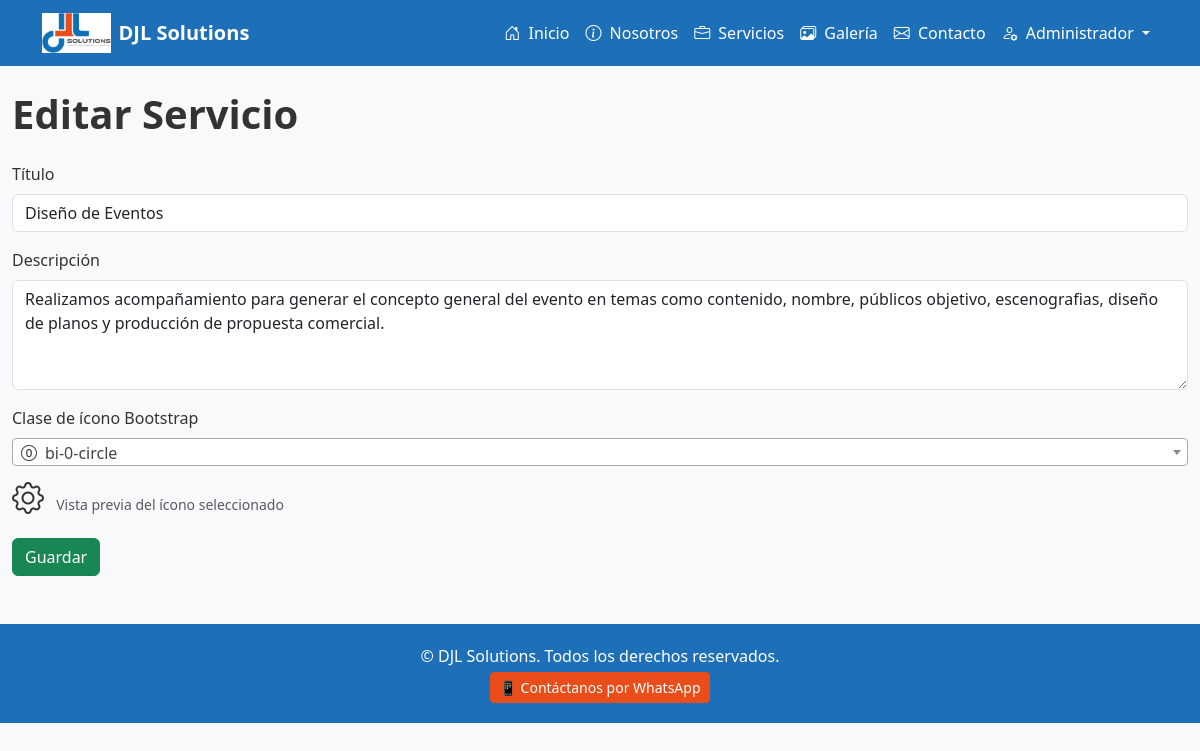
/admin/services/edit/1 (signed in), run on an earlier commit of the app's database.
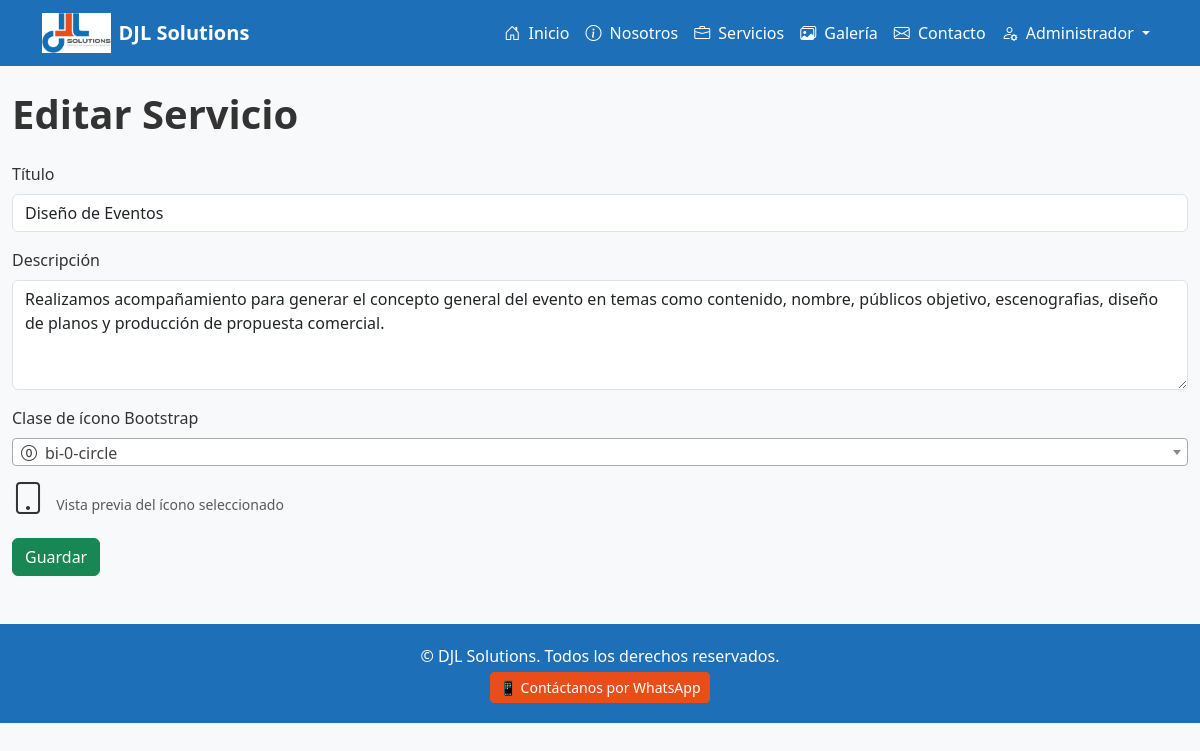
And on a later commit of the database.
### models.py (models this page shows)
class Service(db.Model):
    id = db.Column(db.Integer, primary_key=True)
    title = db.Column(db.String(100), nullable=False)
    description = db.Column(db.Text, nullable=False)
    icon = db.Column(db.String(50), nullable=False)  # clase de ícono Bootstrap

### app.py (the view, shortened to what this page needs)
@app.route('/admin/services/edit/<int:service_id>', methods=['GET', 'POST'])
@login_required
def edit_service(service_id):
    service = Service.query.get_or_404(service_id)
    form = ServiceForm(obj=service)
    return render_template('service_form.html', form=form, title='Editar Servicio')

### forms.py
class ServiceForm(FlaskForm):
    title = StringField('Título', validators=[DataRequired()])
    description = TextAreaField('Descripción', validators=[DataRequired()])
    icon = StringField('Clase de ícono Bootstrap', validators=[DataRequired()])
    submit = SubmitField('Guardar')

### app.py (called while the page is built)
@login_manager.user_loader
def load_user(user_id):
    return User.query.get(int(user_id))

### templates/service_form.html (shortened to what this page needs)
{% extends 'base.html' %}
{% block content %}
<h1 class="fw-bold mb-4">{{ title }}</h1>
<form method="POST">
  <div class="mb-3">
    {{ form.title.label(class="form-label") }}
    {{ form.title(class="form-control") }}
  </div>
  <div class="mb-3">
    {{ form.description.label(class="form-label") }}
    {{ form.description(class="form-control", rows=4) }}
  </div>
  <div class="mb-3">
  {{ form.icon.label(class="form-label") }}
  <div class="mt-2">
    <i id="iconPreview" class="bi {{ form.icon.data or 'bi-briefcase' }} fs-2"></i>
    <small class="text-muted ms-2">Vista previa del ícono seleccionado</small>
  </div>
</div>
  <button type="submit" class="btn btn-success">{{ form.submit.label.text }}</button>
</form>
{% endblock %}

What changed in the data, as far as the page shows it:
changed Service "Diseño de Eventos": icon "bi-gear" → "bi-tablet" (drawn)
